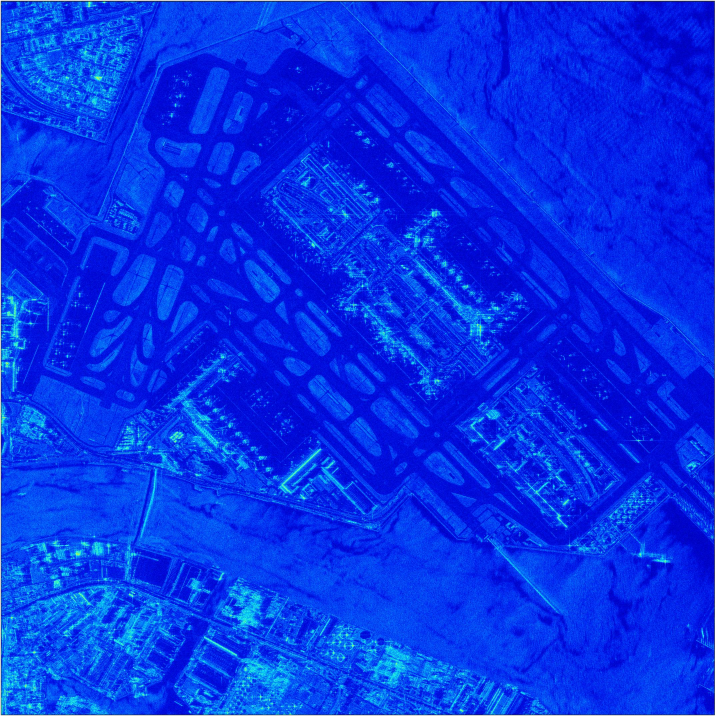
#> input picture python/Chapter6/ICEYE_ORB.jpg, 2147 x 2148 px (shown at 1/3 size)
$ jupyter execute orb_example.ipynb
#> lines starting #> are read from the running program, lines starting #| are printed output that depends on the picture
# Introduction to Synthetic Aperture Radar Using Python and MATLAB

## by Andy Harrison - &copy; Artech House 2022

---

## Example 6.8.4 ORB
---

**Import modules**

[cell 1]
import cv2

import numpy as np

**Helper function for displaying images**

[cell 2]
def imshow(image, windowName, nx, ny):
    cv2.namedWindow(windowName, cv2.WINDOW_NORMAL)    # Create a new named window
    cv2.moveWindow(windowName, 0, 0)                  # Put window @ (0, 0)
    cv2.imshow(windowName, image)                     # Display the image
    cv2.resizeWindow(windowName, nx, ny)              # Resize the window

**Read the original image**

[cell 3]
image1 = cv2.imread('ICEYE_ORB.jpg')
#> image1 is the input picture: shape (2148, 2147, 3); mean B, G, R 231.9, 49.9, 6.7

**Define the source and destination triangles**

[cell 4]
srcTri = np.array( [[0, 0], [image1.shape[1] - 1, 0], [0, image1.shape[0] - 1]] ).astype(np.float32)

dstTri = np.array( [[0, image1.shape[1]*0.1], [image1.shape[1]*0.78, image1.shape[0]*0.1], [image1.shape[1]*0.2, image1.shape[0]*0.85]] ).astype(np.float32)

**Get the affine transform**

[cell 5]
warp_mat = cv2.getAffineTransform(srcTri, dstTri)

warp_dst = cv2.warpAffine(image1, warp_mat, (image1.shape[1], image1.shape[0]))
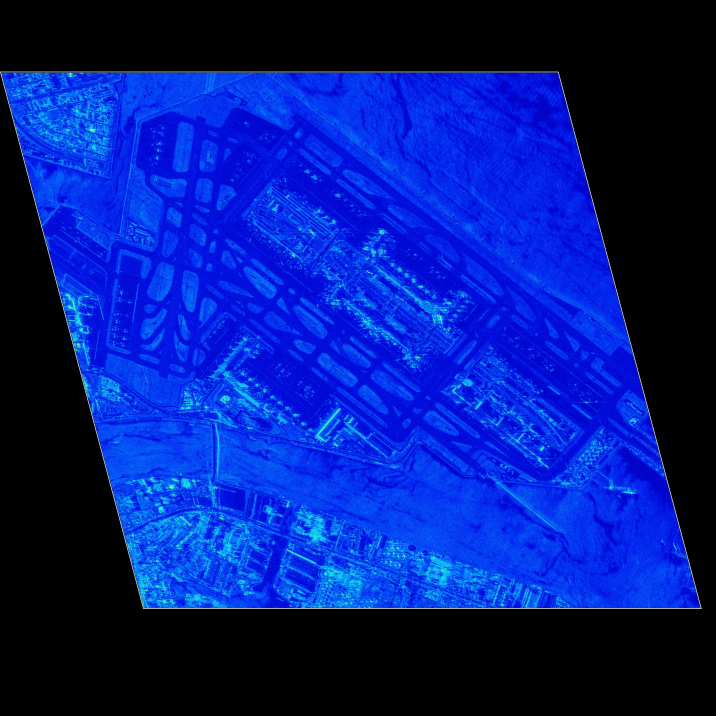
#> warp_dst: shape (2148, 2147, 3) (shown at 1/3 size); mean B, G, R 135.8, 29.2, 3.9

**Rotating the image after Warp**

[cell 6]
center = (warp_dst.shape[1] // 2, warp_dst.shape[0] // 2)

angle = 17

scale = 0.86

rot_mat = cv2.getRotationMatrix2D(center, angle, scale)

warp_rotate_dst = cv2.warpAffine(warp_dst, rot_mat, (warp_dst.shape[1], warp_dst.shape[0]))
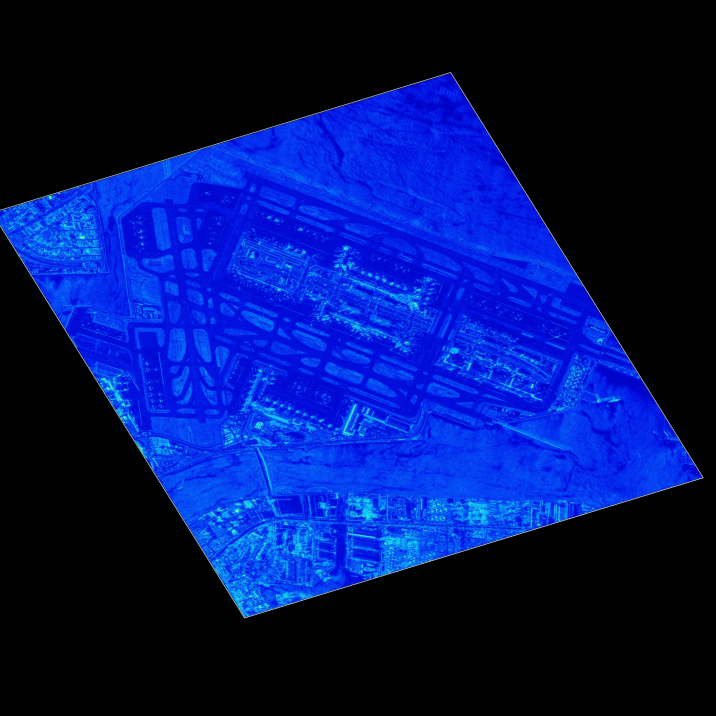
#> warp_rotate_dst: shape (2148, 2147, 3) (shown at 1/3 size); mean B, G, R 100.4, 21.6, 2.9

**Display the original and warped images**

[cell 7]
imshow(image1, 'Source Image', 600, 600)

imshow(warp_rotate_dst, 'Warped Image', 600, 600)

image1s = image1

**Convert images to grayscale**

[cell 8]
image2 = cv2.cvtColor(image1, cv2.COLOR_BGR2GRAY)
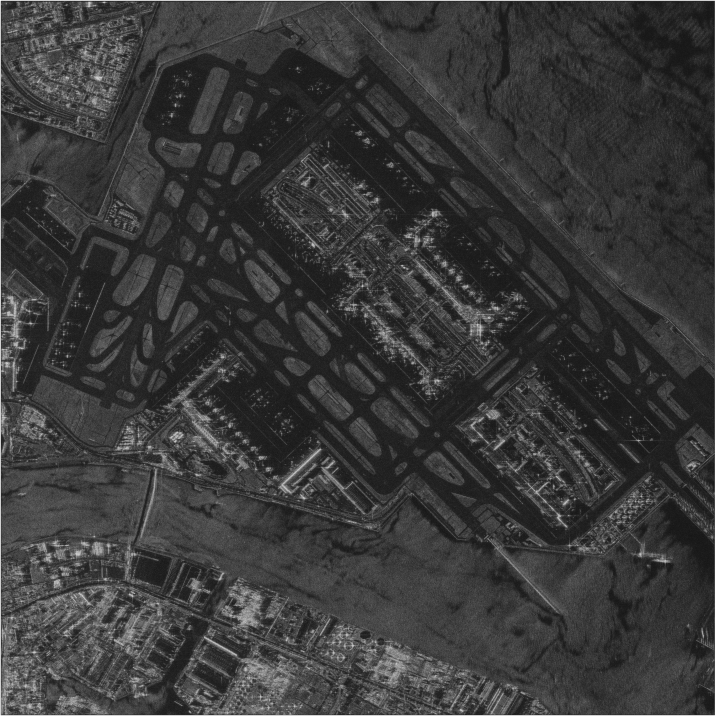
#> image2: shape (2148, 2147) (shown at 1/3 size); min 14, max 255, mean 57.7

image1 = cv2.cvtColor(warp_rotate_dst, cv2.COLOR_BGR2GRAY)
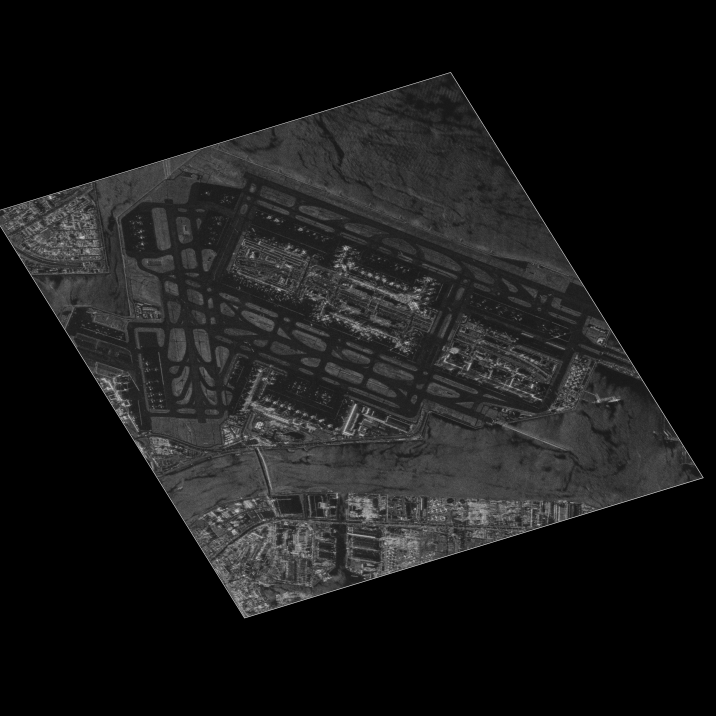
#> image1: shape (2148, 2147) (shown at 1/3 size); min 0, max 255, mean 25


# ORB

orb = cv2.ORB_create()

**Find the keypoints with ORB**

[cell 9]
kp1 = orb.detect(image1, None)
#> kp1 = 500 keypoints; strongest (x, y, size): (2109, 1433, 31), (1352, 217, 31), (1353, 219, 31), (733, 1853, 31)

kp2 = orb.detect(image2, None)
#> kp2 = 500 keypoints; strongest (x, y, size): (239, 880, 31), (1207, 795, 31), (1922, 1488, 37.2), (1303, 1180, 31)

**compute the descriptors with ORB**

[cell 10]
keypoints_1, descriptors_1 = orb.compute(image1, kp1)
#> keypoints_1 has the same summary as kp1

keypoints_2, descriptors_2 = orb.compute(image2, kp2)
#> keypoints_2 has the same summary as kp2

**Find feature matches**

[cell 11]
bf = cv2.BFMatcher(cv2.NORM_L1, crossCheck=True)

matches = bf.match(descriptors_1, descriptors_2)
#> matches = 198 matches

matches = sorted(matches, key=lambda x: x.distance)

**Display the matches**

[cell 12]
image3 = cv2.drawMatches(warp_rotate_dst, keypoints_1, image1s, keypoints_2, matches[:20], image2, flags=2)
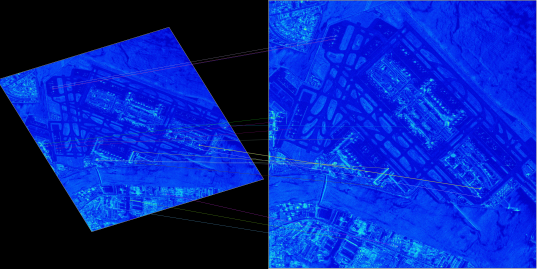
#> image3: shape (2148, 4294, 3) (shown at 1/8 size); mean B, G, R 165.9, 36.3, 5.6

imshow(image3, 'Matches', 600, 600)

**Get the coordinates of the keypoints**

[cell 13]
list_kp1 = np.float32([keypoints_1[mat.queryIdx].pt for mat in matches]).reshape(-1, 1, 2)
#> list_kp1 = 198 rows, first 8: [1067, 1213], [779, 1284.5], [1595, 1159.6], [423.4, 711.9], [1593.6, 1162.8], [422.4, 710.4], [1593.2, 1161.2], [800, 1134]

list_kp2 = np.float32([keypoints_2[mat.trainIdx].pt for mat in matches]).reshape(-1, 1, 2)
#> list_kp2 = 198 rows, first 8: [960.5, 1347.8], [524.6, 1323], [1691.3, 1508.5], [525, 316], [1690, 1511.7], [525.3, 311], [1692.1, 1510.4], [675.4, 1110.2]

**With coordinates of keypoints, find homography**

[cell 14]
h, status = cv2.findHomography(list_kp1[0:5], list_kp2[0:5], cv2.RANSAC, 5.0)
#> h = [[1.29, -0.811, 549.9], [0.453, 1.44, -904.1], [4.21e-06, -1.72e-05, 1]]; status = [1, 1, 1, 1, 1]

**Warp source image to destination based on homography**

[cell 15]
image3 = cv2.warpPerspective(warp_rotate_dst, h, (image2.shape[1], image2.shape[0]))
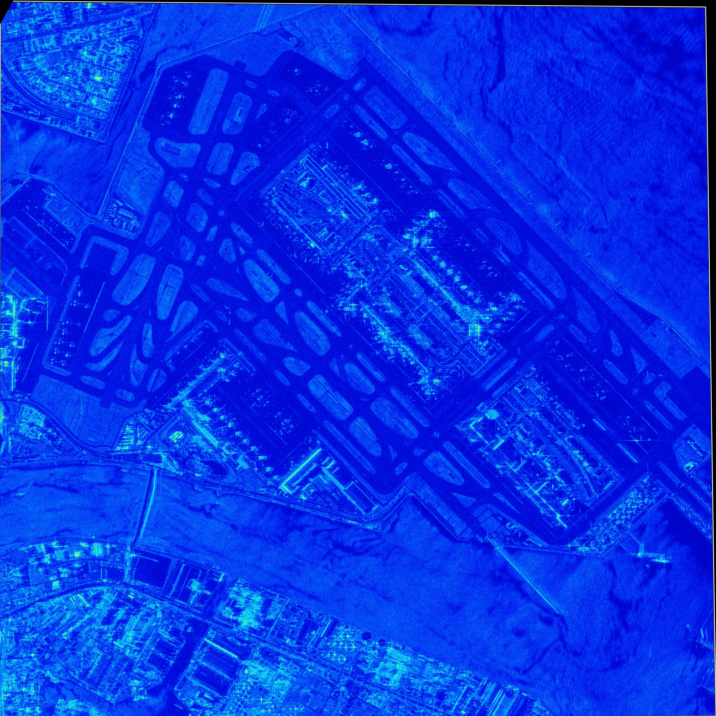
#> image3: shape (2148, 2147, 3) (shown at 1/3 size); mean B, G, R 229.4, 49.1, 6.1

imshow(image3, 'Final Image', 600, 600)

cv2.waitKey()

$ run again, with python/Chapter6/ICEYE_Harris_1.jpg copied over python/Chapter6/ICEYE_ORB.jpg
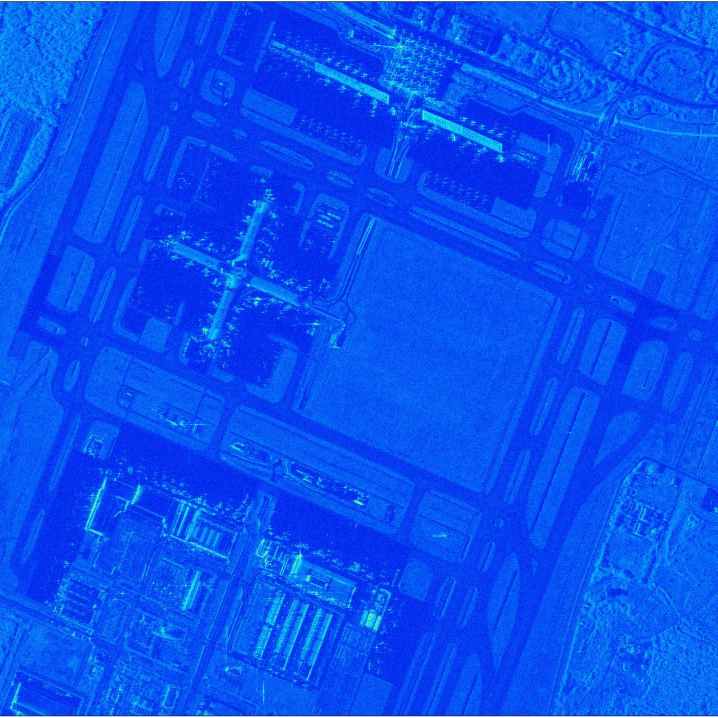
#> input picture python/Chapter6/ICEYE_Harris_1.jpg, 1435 x 1435 px (shown at 1/2 size)
#> image1 is the input picture: shape (1435, 1435, 3); mean B, G, R 240.5, 80.1, 8.5
#> `image1 = cv2.cvtColor(warp_rotate_dst, cv2.COLOR_BGR2GRAY)`:
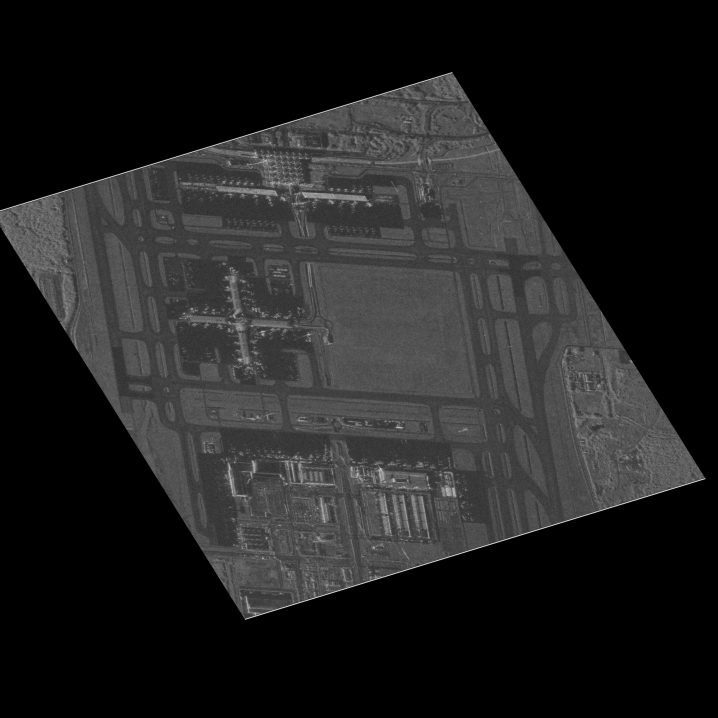
#> image1: shape (1435, 1435) (shown at 1/2 size); min 0, max 254, mean 33.3
#> kp1 = 500 keypoints; strongest (x, y, size): (490, 1238, 31), (903, 145, 31), (491, 1238, 37.2), (902, 145, 37.2)
#> kp2 = 500 keypoints; strongest (x, y, size): (732, 149, 31), (753, 1295, 31), (723, 1009, 31), (843, 43, 31)
#> keypoints_1 has the same summary as kp1
#> keypoints_2 has the same summary as kp2
#> matches = 204 matches
#> list_kp1 = 204 rows, first 8: [508, 944], [549.5, 381.5], [479, 717.5], [703, 935.2], [859.2, 975.6], [489, 990.1], [511.2, 616.8], [484, 629]
#> list_kp2 = 204 rows, first 8: [263.3, 1005.7], [774, 193.5], [409.1, 659.9], [523.1, 1078.5], [696.4, 1211.3], [199.1, 1067.5], [534, 521.9], [489.6, 528.5]
#> h = [[1.23, -0.788, 373.1], [0.374, 1.44, -566], [-5.65e-05, 4.32e-06, 1]]; status = [1, 1, 1, 1, 1]
#> `image3 = cv2.warpPerspective(warp_rotate_dst, h, (image2.shape[1], ima..`:
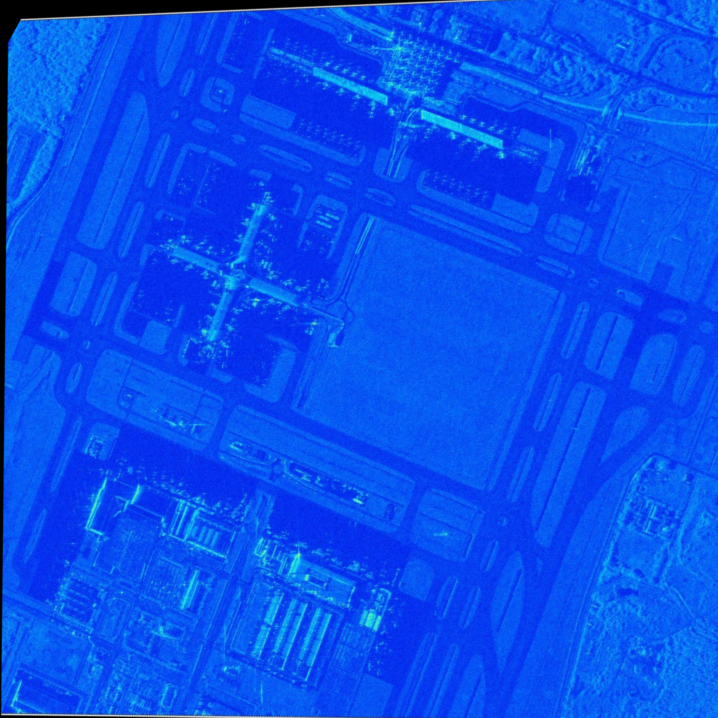
#> image3: shape (1435, 1435, 3) (shown at 1/2 size); mean B, G, R 236.8, 78.4, 8

$ run again, with python/Chapter6/ICEYE_Phase_Correlation.jpg copied over python/Chapter6/ICEYE_ORB.jpg
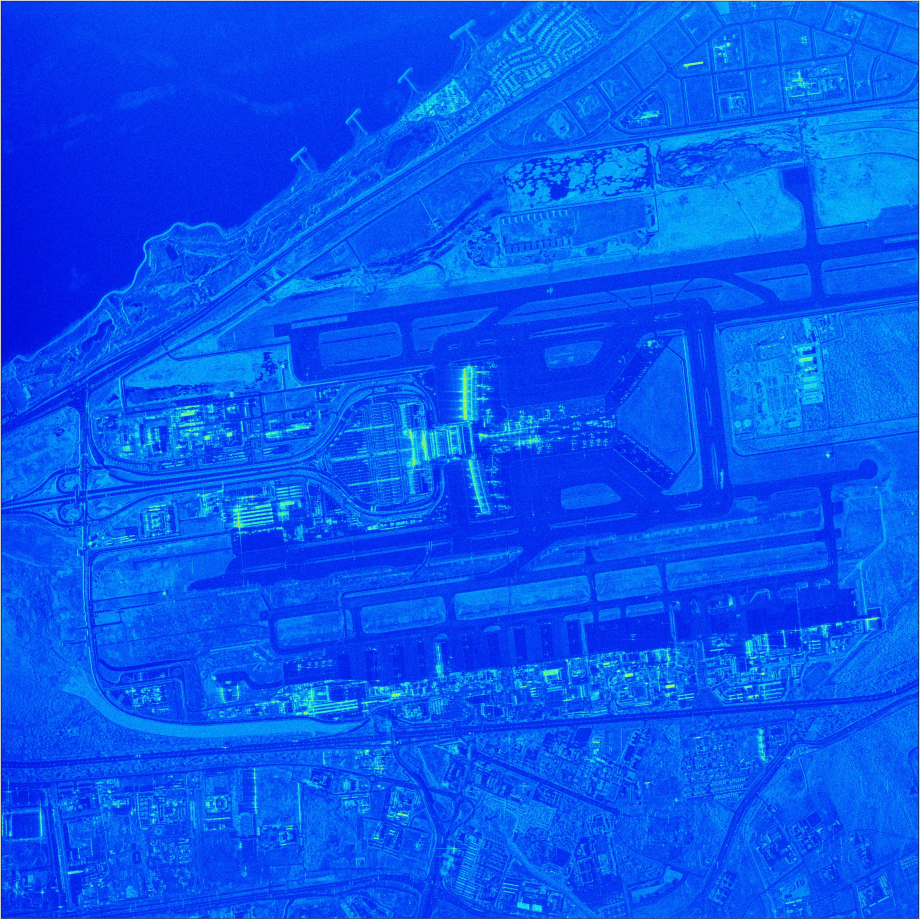
#> input picture python/Chapter6/ICEYE_Phase_Correlation.jpg, 2760 x 2759 px (shown at 1/3 size)
#> image1 is the input picture: shape (2759, 2760, 3); mean B, G, R 241.1, 87.2, 7.4
#> `image1 = cv2.cvtColor(warp_rotate_dst, cv2.COLOR_BGR2GRAY)`:
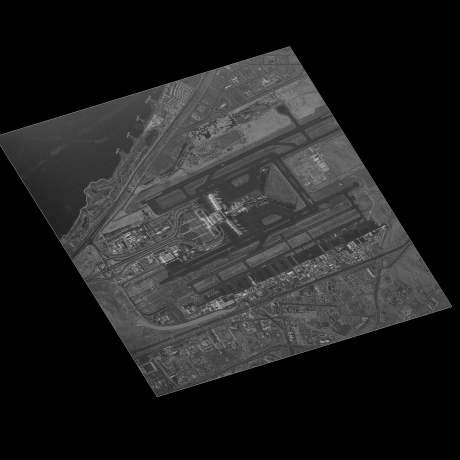
#> image1: shape (2759, 2760) (shown at 1/6 size); min 0, max 255, mean 35
#> kp1 = 500 keypoints; strongest (x, y, size): (2711, 1840, 31), (942, 2381, 31), (1738, 278, 31), (944, 2381, 31)
#> kp2 = 500 keypoints; strongest (x, y, size): (1408, 2200, 31), (1410, 2199, 31), (1190, 2226, 31), (1408, 2198, 31)
#> keypoints_1 has the same summary as kp1
#> keypoints_2 has the same summary as kp2
#> matches = 188 matches
#> list_kp1 = 188 rows, first 8: [2013.1, 1417], [2239.5, 1387.2], [1398, 2059], [1341.6, 1229.6], [2161.4, 1555.2], [1050, 2120.4], [2239.5, 1386], [849.6, 1373.8]
#> list_kp2 = 188 rows, first 8: [2187.2, 1814], [2508.2, 1872.2], [859.7, 2486.9], [1463.1, 1230.2], [2270.6, 2086], [354.6, 2419.9], [2508.2, 1870.4], [700.9, 1223.4]
#> h = [[1.3, -0.816, 714], [0.454, 1.47, -1186.7], [3.97e-07, -4.55e-06, 1]]; status = [1, 1, 1, 1, 1]
#> `image3 = cv2.warpPerspective(warp_rotate_dst, h, (image2.shape[1], ima..`:
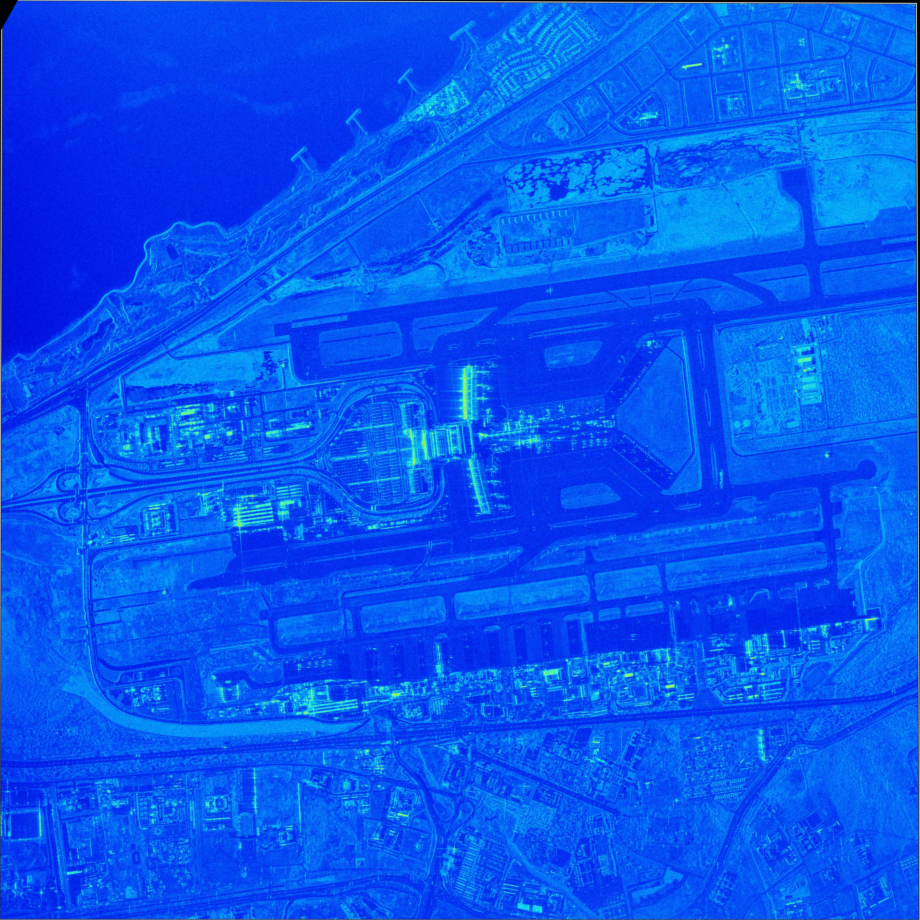
#> image3: shape (2759, 2760, 3) (shown at 1/3 size); mean B, G, R 240.3, 86.7, 7.1
